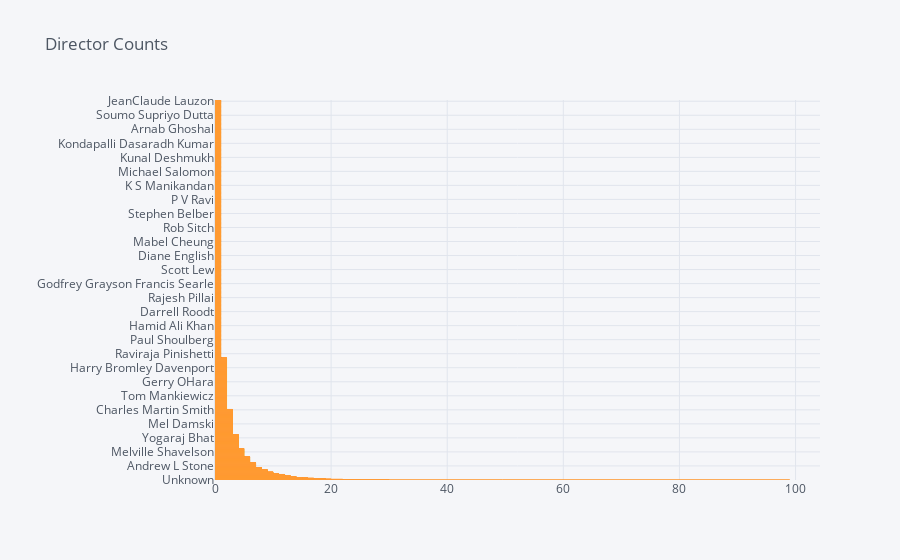

The cell this chart's notebook holds for it:
### Code cell
train.Director.value_counts().sort_values(ascending=False).iplot(kind='barh',
                                                              title='Director Counts')

### Figure 1 — Plotly figure (JSON) as saved in the notebook; plotly's stock layout.template omitted (floating-point values rounded to 4 significant figures; data arrays with more than 128 entries replaced by an {"elided": "..."} marker saying what was removed)
{"data": [{"marker": {"color": "rgba(255, 153, 51, 0.6)", "line": {"color": "rgba(255, 153, 51, 1.0)", "width": 1}}, "name": "Director", "orientation": "h", "text": "", "type": "bar", "x": {"elided": "5364 int values"}, "y": {"elided": "5364 str values"}}], "layout": {"legend": {"bgcolor": "#F5F6F9", "font": {"color": "#4D5663"}}, "paper_bgcolor": "#F5F6F9", "plot_bgcolor": "#F5F6F9", "title": {"font": {"color": "#4D5663"}, "text": "Director Counts"}, "xaxis": {"gridcolor": "#E1E5ED", "showgrid": true, "tickfont": {"color": "#4D5663"}, "title": {"font": {"color": "#4D5663"}, "text": ""}, "zerolinecolor": "#E1E5ED"}, "yaxis": {"gridcolor": "#E1E5ED", "showgrid": true, "tickfont": {"color": "#4D5663"}, "title": {"font": {"color": "#4D5663"}, "text": ""}, "zerolinecolor": "#E1E5ED"}}}
